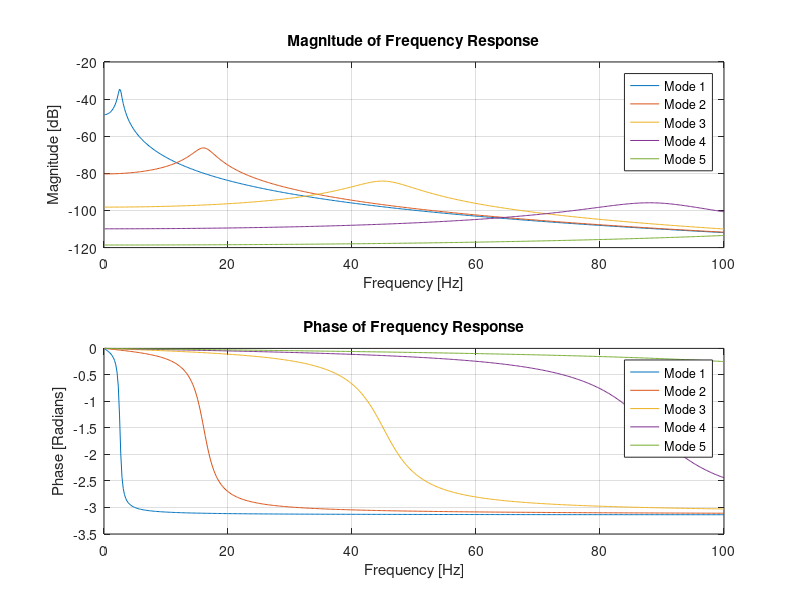

This figure's MATLAB source: (Note: this script raises an error after producing the figure.)
% Defining the system parameters
% Assuming a linear system with 5 degrees of freedom
M = eye(5);  % Mass matrix
C = diag([3.248, 20.355, 56.994, 111.685, 184.623]);  % Damping matrix
K = diag([263.804, 10358.158, 81206.525, 311837.785, 852137.646]);  % Stiffness matrix

% Frequency range for analysis
freq_range = linspace(0.1, 100, 500);  % 0.1 to 100 Hz, 500 points

% Preallocating the frequency response matrix
H = zeros(5, 5, length(freq_range));

% Calculating the frequency response
for i = 1:length(freq_range)
    % Frequency in rad/s
    omega = 2 * pi * freq_range(i);

    % Dynamic stiffness matrix at the frequency
    K_dyn = -omega^2 * M + 1i * omega * C + K;

    % Calculating the inverse of the dynamic stiffness matrix
    H(:, :, i) = inv(K_dyn);
end

% Plotting the magnitude and phase of the frequency response
figure;

% Magnitude plot
subplot(2, 1, 1);
for i = 1:5
    plot(freq_range, 20 * log10(abs(squeeze(H(i, i, :)))), 'DisplayName', sprintf('Mode %d', i));
    hold on;
end
title('Magnitude of Frequency Response');
xlabel('Frequency [Hz]');
ylabel('Magnitude [dB]');
legend;
grid on;

% Phase plot
subplot(2, 1, 2);
for i = 1:5
    plot(freq_range, angle(squeeze(H(i, i, :))), 'DisplayName', sprintf('Mode %d', i));
    hold on;
end
title('Phase of Frequency Response');
xlabel('Frequency [Hz]');
ylabel('Phase [Radians]');
legend;
grid on;

% Adjust layout
sgtitle('Frequency Response of the System');

